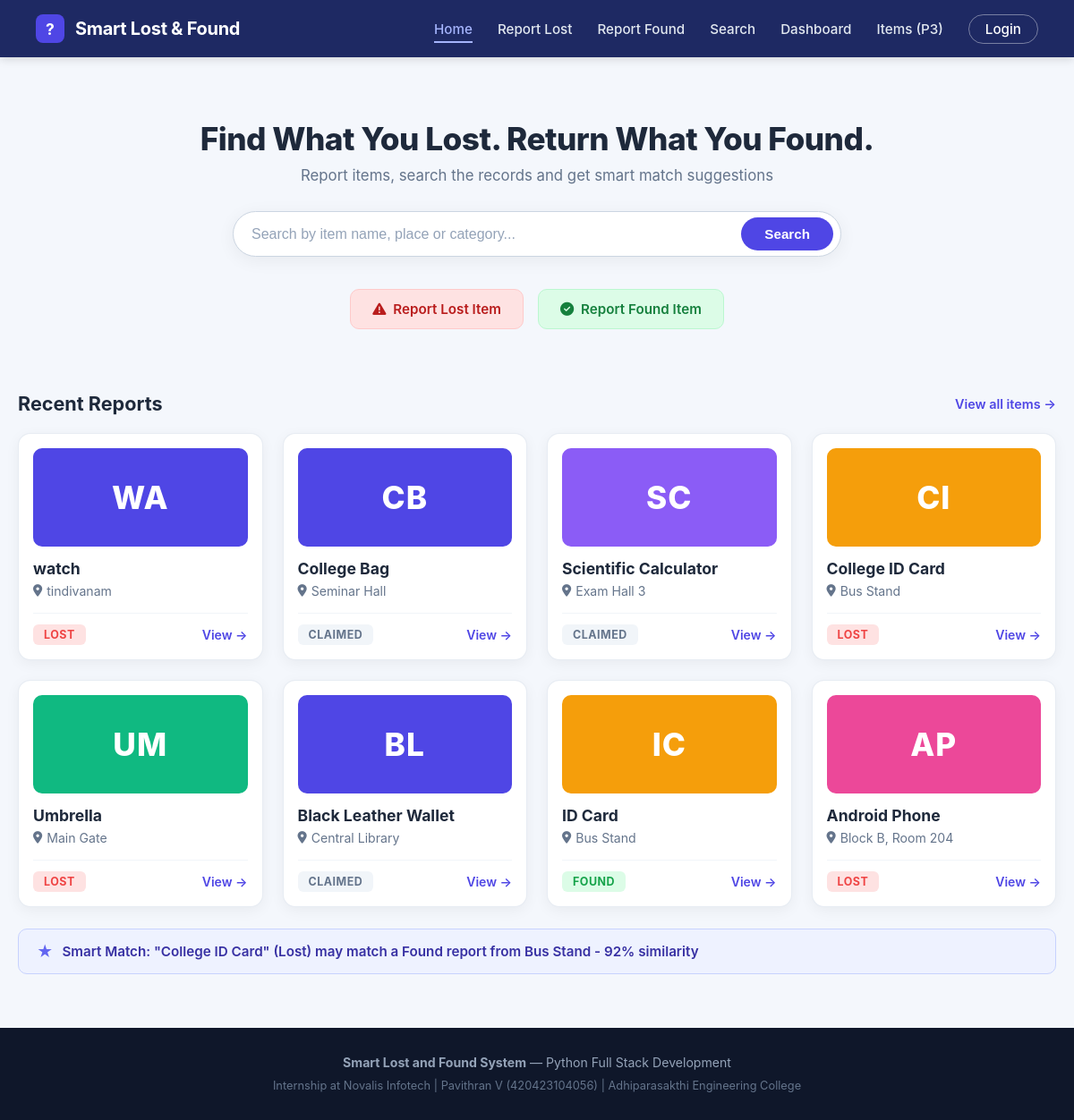
The page / on the database its author committed.
### items/models.py (models this page shows, shortened)
class Item(models.Model):
    STATUS_CHOICES = [
        ("lost", "Lost"),
        ("found", "Found"),
        ("claimed", "Claimed"),
    ]
    owner = models.ForeignKey(User, on_delete=models.CASCADE, null=True, blank=True, related_name="items")
    title = models.CharField(max_length=100)
    category = models.CharField(max_length=50)
    place = models.CharField(max_length=100)
    date = models.DateField()
    description = models.TextField(blank=True)
    photo = models.ImageField(upload_to="items/", blank=True, null=True)
    status = models.CharField(max_length=10, choices=STATUS_CHOICES)
    created_at = models.DateTimeField(auto_now_add=True)
    @property
    def initials(self):
        words = self.title.strip().split()
        if len(words) >= 2:
            return f"{words[0][0]}{words[1][0]}".upper()
        elif words and len(words[0]) >= 2:
            return words[0][:2].upper()
        elif words:
            return (words[0][0] + "X").upper()
        return "LF"
    @property
    def card_color(self):
        title_lower = self.title.lower()
        if "wallet" in title_lower:
            return "#4f46e5"  # Vibrant Indigo (BW)
        elif "water" in title_lower or "bottle" in title_lower:
            return "#06b6d4"  # Vibrant Cyan / Teal (BB)
        elif "phone" in title_lower or "android" in title_lower or "mobile" in title_lower:
            return "#ec4899"  # Vibrant Rose / Pink (AP)
        elif "card" in title_lower or "id" in title_lower:
            return "#f59e0b"  # Warm Amber / Orange (IC)
        elif "umbrella" in title_lower:
            return "#10b981"  # Emerald Green (UM)
        elif self.category == "Electronics":
            return "#8b5cf6"  # Purple
        elif self.category == "Documents":
            return "#f59e0b"  # Amber
        return "#4f46e5"

### items/views.py (the view)
# urls.py: path('', views.home, name='home'),
def home(request):
    query = request.GET.get("q", "").strip()
    items = Item.objects.all().order_by('-created_at')
    if query:
        items = items.filter(
            Q(title__icontains=query) |
            Q(place__icontains=query) |
            Q(category__icontains=query)
        )
    recent_items = items[:8]
    smart_match = None
    for lost_item in Item.objects.filter(status="lost").order_by('-created_at'):
        matches = find_matches(lost_item)
        if matches.exists():
            matched_found = matches.first()
            smart_match = {
                'lost': lost_item,
                'found': matched_found,
                'similarity': '92%',
                'message': f'"{lost_item.title}" (Lost) may match a Found report from {matched_found.place} - 92% similarity'
            }
            break
    context = {
        'recent_items': recent_items,
        'smart_match': smart_match,
        'q': query,
        'total_count': Item.objects.count(),
        'lost_count': Item.objects.filter(status='lost').count(),
        'found_count': Item.objects.filter(status='found').count(),
        'claimed_count': Item.objects.filter(status='claimed').count(),
        'active_tab': 'home',
    }
    return render(request, "items/home.html", context)

### items/views.py (called while the page is built)
def find_matches(item):
    opposite = "found" if item.status == "lost" else "lost"
    return Item.objects.filter(
        status=opposite,
        category=item.category,
        place__icontains=item.place
    )

### items/templates/items/home.html (shortened to what this page needs)
{% extends 'items/base.html' %}
{% load static %}
{% block content %}
<section class="hero-section">
  <h1 class="hero-title">Find What You Lost. Return What You Found.</h1>
  <p class="hero-subtitle">Report items, search the records and get smart match suggestions</p>
  <form action="{% url 'search' %}" method="GET" class="search-pill-container">
    <input
      type="text"
      name="q"
      id="main-search-input"
      class="search-pill-input"
      placeholder="Search by item name, place or category..."
      value="{{ q }}"
      autocomplete="off"
    >
    <button type="submit" class="search-pill-btn">Search</button>
  </form>
  <div class="action-cards-row">
    <a href="{% url 'report_item' status='lost' %}" class="btn-action btn-action-lost">
      <i class="fa-solid fa-triangle-exclamation"></i>
      <span>Report Lost Item</span>
    </a>
    <a href="{% url 'report_item' status='found' %}" class="btn-action btn-action-found">
      <i class="fa-solid fa-circle-check"></i>
      <span>Report Found Item</span>
    </a>
  </div>
</section>
<section>
  <div class="section-header-row">
    <h2 class="section-title">Recent Reports</h2>
    <a href="{% url 'search' %}" class="section-link">View all items &rarr;</a>
  </div>
  <div class="item-grid" id="items-grid">
    {% for item in recent_items %}
      <div class="report-item-card">
        <div class="card-initials-badge" style="background-color: {{ item.card_color }};">
          {% if item.photo %}
            <img src="{{ item.photo.url }}" alt="{{ item.title }}">
          {% else %}
            <span>{{ item.initials }}</span>
          {% endif %}
        </div>
        <div class="card-content">
          <h3 class="card-title">{{ item.title }}</h3>
          <div class="card-place">
            <i class="fa-solid fa-location-dot" style="color: #64748b; font-size: 0.85rem;"></i>
            <span>{{ item.place }}</span>
          </div>
        </div>
        <div class="card-footer">
          <span class="status-badge badge-{{ item.status|lower }}">{{ item.status|upper }}</span>
          <a href="{% url 'item_detail' pk=item.pk %}" class="card-view-link">View &rarr;</a>
        </div>
      </div>
    {% empty %}
      <div style="grid-column: 1 / -1; text-align: center; padding: 40px; background: #fff; border-radius: 12px;">
        <p style="color: #64748b;">No reported items yet. Click above to report a lost or found item!</p>
      </div>
    {% endfor %}
  </div>
  {% if smart_match %}
    <div class="smart-match-banner">
      <span class="star-icon">&#9733;</span>
      <span>Smart Match: {{ smart_match.message }}</span>
    </div>
  {% else %}
    <div class="smart-match-banner">
      <span class="star-icon">&#9733;</span>
      <span>Smart Match: "Black Wallet" (Lost) may match a Found report from Central Library - 92% similarity</span>
    </div>
  {% endif %}
</section>
{% endblock %}

### items/templates/items/base.html (shortened to what this page needs)
{% load static %}
<!DOCTYPE html>
<html lang="en">
<head>
  <link rel="stylesheet" href="{% static 'css/style.css' %}">
  <link rel="stylesheet" href="https://cdnjs.cloudflare.com/ajax/libs/font-awesome/6.5.1/css/all.min.css">
</head>
<body>
  <header>
    <a href="{% url 'home' %}" class="logo-container">
      <div class="logo-badge">?</div>
      <span class="logo-text">Smart Lost &amp; Found</span>
    </a>
    <ul class="nav-links">
      <li><a href="{% url 'home' %}" class="{% if active_tab == 'home' %}active{% endif %}">Home</a></li>
      <li><a href="{% url 'report_item' status='lost' %}" class="{% if active_tab == 'report_lost' %}active{% endif %}">Report Lost</a></li>
      <li><a href="{% url 'report_item' status='found' %}" class="{% if active_tab == 'report_found' %}active{% endif %}">Report Found</a></li>
      <li><a href="{% url 'search' %}" class="{% if active_tab == 'search' %}active{% endif %}">Search</a></li>
      <li><a href="{% url 'dashboard' %}" class="{% if active_tab == 'dashboard' %}active{% endif %}">Dashboard</a></li>
      <li><a href="{% url 'items_practice' %}" class="{% if active_tab == 'items_practice' %}active{% endif %}">Items (P3)</a></li>
      {% if user.is_authenticated %}
        <li><span style="color: #cbd5e1; font-size: 0.88rem; font-weight: 600;">Hi, {{ user.username }}</span></li>
        <li><a href="{% url 'logout' %}" class="btn-nav-logout">Logout</a></li>
      {% else %}
        <li><a href="{% url 'login' %}" class="btn-nav-login">Login</a></li>
      {% endif %}
    </ul>
  </header>
  <main>
    {% block content %}
    {% endblock %}
  </main>
  <footer>
    <p><strong>Smart Lost and Found System</strong> — Python Full Stack Development</p>
    <p style="margin-top: 4px; font-size: 0.8rem; color: #64748b;">
      Internship at Novalis Infotech | Pavithran V (420423104056) | Adhiparasakthi Engineering College
    </p>
  </footer>
</body>
</html>

### rows shown on the page
Item: initials "WA", title "watch", place "tindivanam", status "LOST"
Item: initials "CB", title "College Bag", place "Seminar Hall", status "CLAIMED"
Item: initials "SC", title "Scientific Calculator", place "Exam Hall 3", status "CLAIMED"
Item: initials "CI", title "College ID Card", place "Bus Stand", status "LOST"
Item: initials "UM", title "Umbrella", place "Main Gate", status "LOST"
Item: initials "BL", title "Black Leather Wallet", place "Central Library", status "CLAIMED"
Item: initials "IC", title "ID Card", place "Bus Stand", status "FOUND"
Item: initials "AP", title "Android Phone", place "Block B, Room 204", status "LOST"

### other values the page prints
{{ smart_match.message }} "\"College ID Card\" (Lost) may match a Found report from Bus Stand - 92% similarity"
